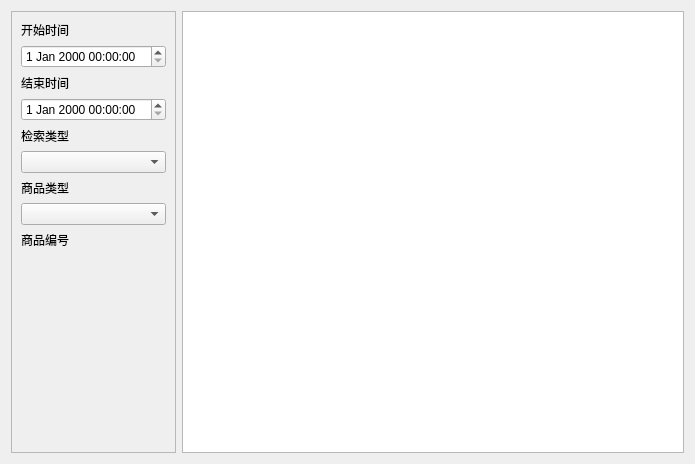
<?xml version="1.0" encoding="UTF-8"?>
<ui version="4.0">
 <class>w_i_inventory_summaryquery_Dialog</class>
 <widget class="QDialog" name="w_i_inventory_summaryquery_Dialog">
  <property name="geometry">
   <rect>
    <x>0</x>
    <y>0</y>
    <width>695</width>
    <height>464</height>
   </rect>
  </property>
  <property name="windowTitle">
   <string>Dialog</string>
  </property>
  <layout class="QHBoxLayout" name="horizontalLayout">
   <item>
    <widget class="QFrame" name="frame">
     <property name="maximumSize">
      <size>
       <width>16777215</width>
       <height>16777215</height>
      </size>
     </property>
     <property name="frameShape">
      <enum>QFrame::StyledPanel</enum>
     </property>
     <property name="frameShadow">
      <enum>QFrame::Raised</enum>
     </property>
     <property name="outer_stylesheet" stdset="0">
      <string>frame_back_round</string>
     </property>
     <layout class="QVBoxLayout" name="verticalLayout">
      <item>
       <widget class="QLabel" name="label_2">
        <property name="text">
         <string>开始时间</string>
        </property>
       </widget>
      </item>
      <item>
       <widget class="lds_datetimeEdit" name="dateTimeEdit"/>
      </item>
      <item>
       <widget class="QLabel" name="label_6">
        <property name="text">
         <string>结束时间</string>
        </property>
       </widget>
      </item>
      <item>
       <widget class="lds_datetimeEdit" name="dateTimeEdit_2"/>
      </item>
      <item>
       <widget class="QLabel" name="label_7">
        <property name="text">
         <string>检索类型</string>
        </property>
       </widget>
      </item>
      <item>
       <widget class="lds_ComboBox" name="comboBox_type">
        <property name="editable">
         <bool>false</bool>
        </property>
       </widget>
      </item>
      <item>
       <widget class="QLabel" name="label_3">
        <property name="text">
         <string>商品类型</string>
        </property>
       </widget>
      </item>
      <item>
       <widget class="lds_ComboBox" name="comboBox_series">
        <property name="editable">
         <bool>false</bool>
        </property>
       </widget>
      </item>
      <item>
       <widget class="QLabel" name="label_4">
        <property name="text">
         <string>商品编号</string>
        </property>
       </widget>
      </item>
      <item>
       <widget class="lds_selectgoods" name="selectgoods" native="true"/>
      </item>
      <item>
       <widget class="lds_toolbar" name="widget"/>
      </item>
      <item>
       <spacer name="verticalSpacer">
        <property name="orientation">
         <enum>Qt::Vertical</enum>
        </property>
        <property name="sizeHint" stdset="0">
         <size>
          <width>20</width>
          <height>40</height>
         </size>
        </property>
       </spacer>
      </item>
     </layout>
    </widget>
   </item>
   <item>
    <widget class="lds_tableview_sum" name="tableView"/>
   </item>
  </layout>
 </widget>
 <customwidgets>
  <customwidget>
   <class>lds_ComboBox</class>
   <extends>QComboBox</extends>
   <header>lds_combobox.h</header>
  </customwidget>
  <customwidget>
   <class>lds_datetimeEdit</class>
   <extends>QDateTimeEdit</extends>
   <header>lds_datetimeedit.h</header>
  </customwidget>
  <customwidget>
   <class>lds_toolbar</class>
   <extends>QFrame</extends>
   <header>lds_toolbar.h</header>
   <container>1</container>
  </customwidget>
  <customwidget>
   <class>lds_tableview_sum</class>
   <extends>QTableView</extends>
   <header>lds_tableview_sum.h</header>
  </customwidget>
  <customwidget>
   <class>lds_selectgoods</class>
   <extends>QWidget</extends>
   <header>lds_selectgoods.h</header>
   <container>1</container>
   <slots>
    <signal>okstr1(QString)</signal>
   </slots>
  </customwidget>
 </customwidgets>
 <tabstops>
  <tabstop>tableView</tabstop>
  <tabstop>dateTimeEdit</tabstop>
  <tabstop>dateTimeEdit_2</tabstop>
  <tabstop>comboBox_type</tabstop>
  <tabstop>comboBox_series</tabstop>
 </tabstops>
 <resources/>
 <connections/>
</ui>
